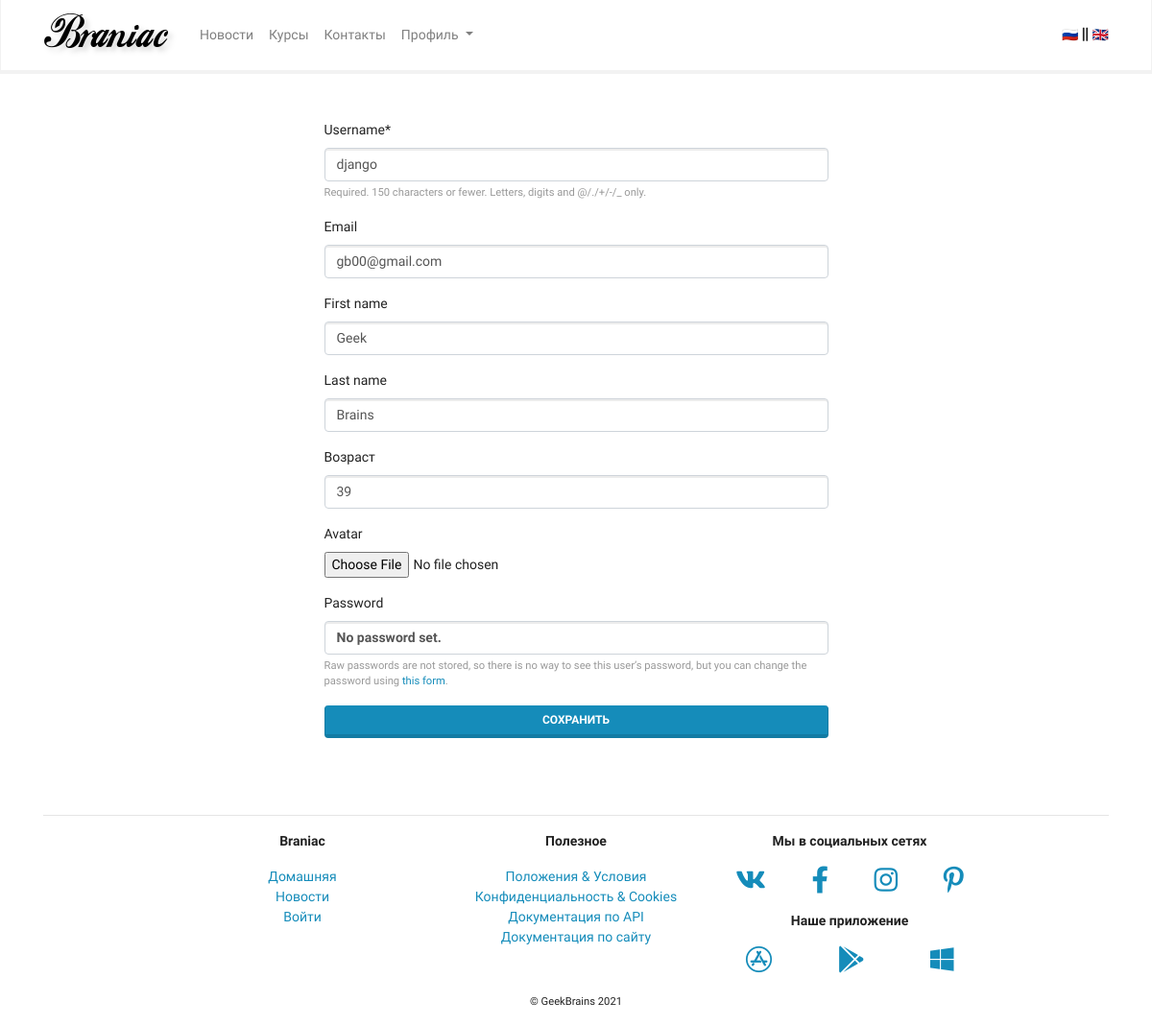
Screenshot of /authapp/edit/ (signed in) with the database file from the repository.
### authapp/models.py (models this page shows)
class User(AbstractUser):
    email = models.EmailField(blank=True, verbose_name='Email', unique=True)
    age = models.PositiveSmallIntegerField(verbose_name='Возраст', **NULLABLE)
    avatar = models.ImageField(upload_to='users', **NULLABLE)
    class Meta:
        verbose_name = 'пользователь'
        verbose_name_plural = 'пользователи'

### authapp/views.py (the view, shortened to what this page needs)
# urls.py: path('edit/', EditView.as_view(), name='edit'),
class EditView(UpdateView):
    model = User
    form_class = CustomUserChangeForm
    template_name = 'authapp/edit.html'
    def get_object(self, queryset=None):
        return self.request.user

### authapp/forms.py (shortened to what this page needs)
class CustomUserChangeForm(UserChangeForm):
    class Meta:
        model = get_user_model()
        fields = (
            'username',
            'email',
            'first_name',
            'last_name',
            'age',
            'avatar',
        )

### mainapp/context_processor.py (called while the page is built)
def my_context_processor(request):
    return {
        'foo':'bar'
    }

### authapp/templates/authapp/edit.html (shortened to what this page needs)
{% extends 'mainapp/base.html' %}
{% load crispy_forms_tags %}
{% block content %}
<form class="col-6 m-auto pt-5 pb-5" method="post" enctype="multipart/form-data">
  {{ form|crispy }}
  <p>
    <button type="submit" class="btn btn-primary btn-block">Сохранить</button>
  </p>
</form>
{% endblock %}

### rows the page displays
User: username "django", email "gb00@gmail.com", first_name "Geek", last_name "Brains", age "39"
